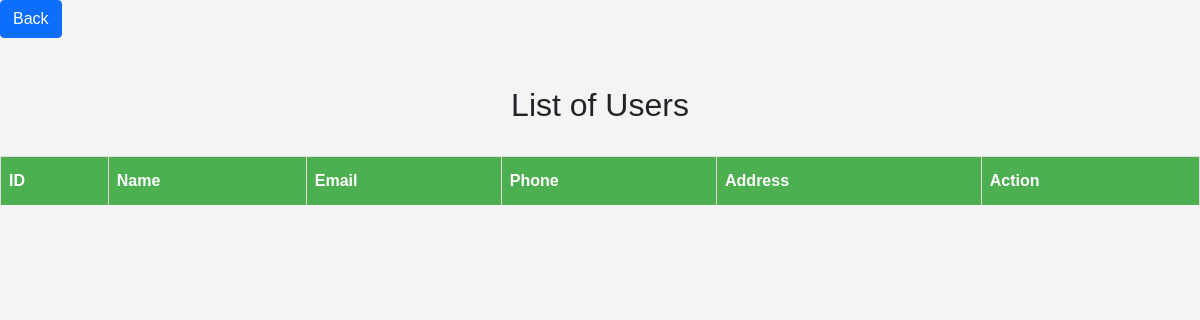
The app's page /admin/users/userindex.php, older data.
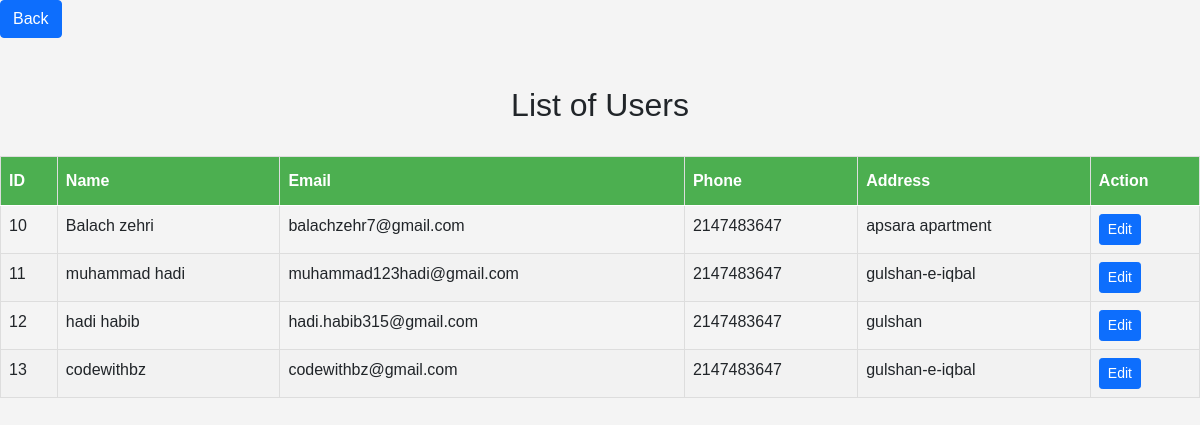
The same page, newer data.
### tables this page shows
CREATE TABLE `users` (
  `id` int(11) NOT NULL,
  `full_name` varchar(255) NOT NULL,
  `email` varchar(255) NOT NULL,
  `phone` int(11) NOT NULL,
  `password` varchar(255) NOT NULL,
  `role` varchar(10) NOT NULL,
  `address` varchar(255) NOT NULL
);

### admin/users/userindex.php (the view, shortened to what this page needs)
<!DOCTYPE html>
<html lang="en">
<head>
    <link href="https://cdn.jsdelivr.net/npm/bootstrap@5.0.2/dist/css/bootstrap.min.css" rel="stylesheet"
>
</head>
<body>
    <a class="btn btn-primary" href="/project3.0/admin/index.php">Back</a>
    <br><br><br>
    <h2 style="text-align:center;">List of Users</h2>
    <br>
    <div class="table-responsive">
        <table class="table">
            <thead>
                <tr>
                    <th>ID</th>
                    <th>Name</th>
                    <th>Email</th>
                    <th>Phone</th>
                    <th>Address</th>
                    <th>Action</th>
                </tr>
            </thead>
            <tbody>
                <?php
                include 'config.php';
                $sql = "SELECT * FROM users";
                $result = $conn->query($sql);
                while ($row = $result->fetch_assoc()) {
                    echo "<tr>
<td>$row[id]</td>
<td>$row[full_name]</td>
<td>$row[email]</td>
<td>$row[phone]</td>
<td>$row[address]</td>
<td>
    <a class='btn btn-primary btn-sm' href='useredit.php?id=$row[id]'>Edit</a>
</td>
</tr>";
                }
                ?>
            </tbody>
        </table>
    </div>
</body>
</html>

Row changes from the older to the newer data that the page shows:
added users: id "10", full_name "Balach zehri", email "balachzehr7@gmail.com", phone "2147483647", address "apsara apartment"
added users: id "11", full_name "muhammad hadi", email "muhammad123hadi@gmail.com", phone "2147483647", address "gulshan-e-iqbal"
added users: id "12", full_name "hadi habib", email "hadi.habib315@gmail.com", phone "2147483647", address "gulshan"
added users: id "13", full_name "codewithbz", email "codewithbz@gmail.com", phone "2147483647", address "gulshan-e-iqbal"
